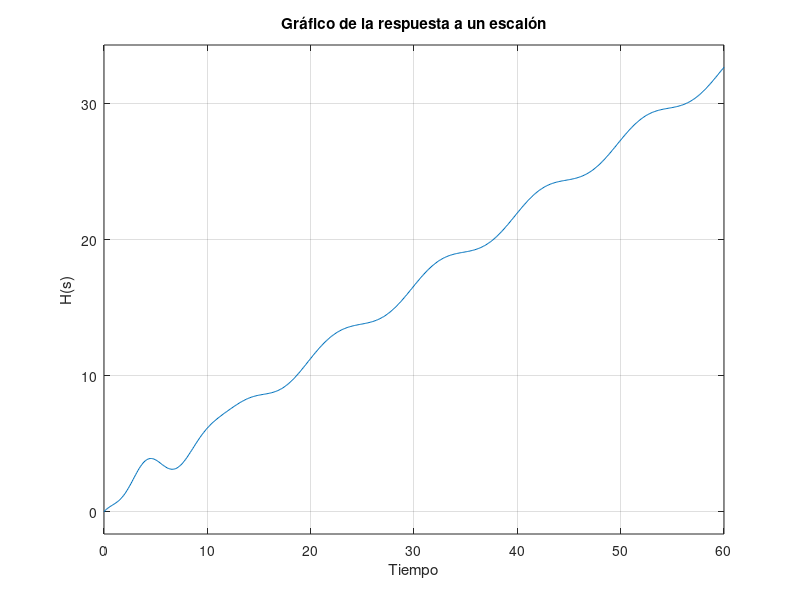

The MATLAB source for this figure:
%estas 2 instrucciones son para limpiar el workspace y la consola
%respectivamente.
clear
clc
%Parte 2
s = tf('s');%se crea el modelo para las funciones de transferencia
%se crean las 6 funciones de transferencia del diagrama de bloques
funcion_1 = (4*s)/(10*s^2 + 4);
funcion_2 = 3/(6*s + 16);
funcion_3 = (4*s + 10)/(4*s^3 + 9*s^2 + 5*s);
funcion_4 = 1/(7*s + 10);
funcion_5 = (8*s + 8)/(s^3 + 2*s^2 + 3*s);
funcion_6 = (3*s + 2)/(5*s^2 + 7*s + 10);
retroalimentacion = feedback(funcion_3,+1);%retroalimentación positiva de la parte inferior
feedback_funcion4 = retroalimentacion * funcion_4;%conexion en serie de retroalimentacion y funcion 4
feedback_funcion5 = retroalimentacion * funcion_5;%conexion en serie de retroalimentacion y funcion 5
%se aplica el sumador que está antes de la funcion 6
sumador1 = feedback_funcion4 + feedback_funcion5;
%luego el resultado se conecta en serie con la función 6
parte_inferior = sumador1 * funcion_6;
%finalmente se calcula el último sumador que conecta en paralelo el
%resultado anterior con las funciones 1 y 2
funcion_transferencia = funcion_1 + funcion_2 + parte_inferior;
step(funcion_transferencia)%se gráfica la respuesta función de transferencia a un escalón
%se le añaden título, grilla y nombres a los ejes al gráfico
title("Gráfico de la respuesta a un escalón")
grid("on")
xlabel("Tiempo")
ylabel("H(s)")


